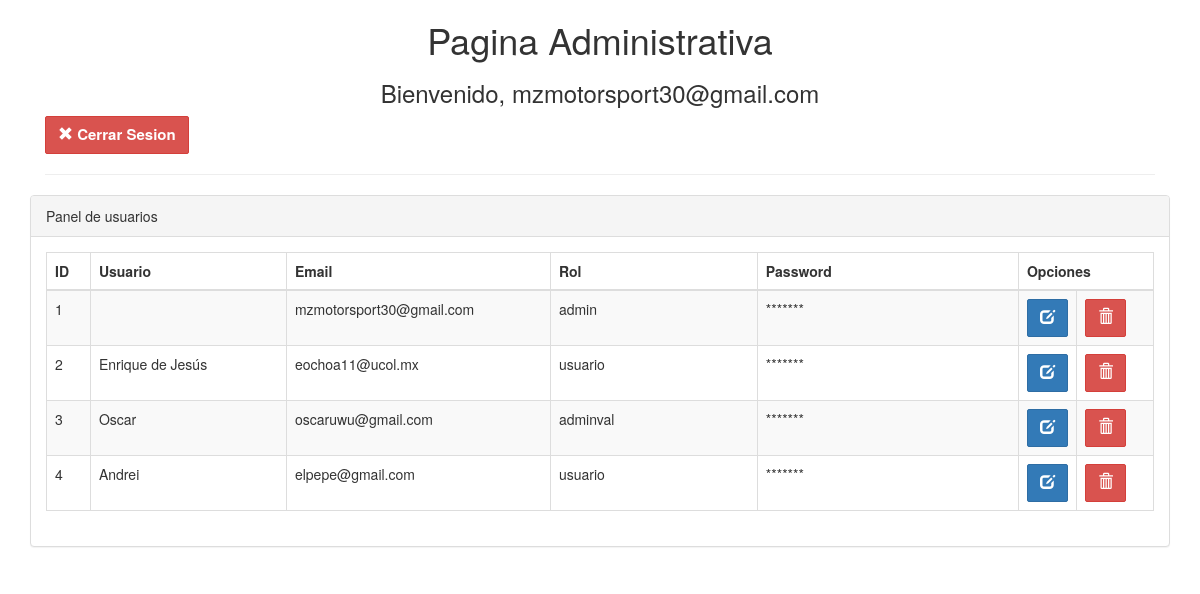
Page /admin/admin_portada.php (signed in) on the committed database.
### tables this page shows
CREATE TABLE `usuarios` (
  `id` int(11) NOT NULL,
  `username` varchar(40) NOT NULL,
  `nombre` varchar(50) NOT NULL,
  `apellidos` varchar(50) NOT NULL,
  `email` varchar(40) NOT NULL,
  `contacto` varchar(15) NOT NULL,
  `pwd` varchar(150) NOT NULL,
  `role` varchar(15) NOT NULL
);

### admin/admin_portada.php (the view, shortened to what this page needs)
<!DOCTYPE html>
<html>
<head>
<link rel="stylesheet" href="../bootstrap/css/bootstrap.min.css">
</head>
	<body>
	<div class="wrapper">
	<div class="container">
		<div class="col-lg-12">
			<center>
				<h1>Pagina Administrativa</h1>
				<h3>
				<?php
				if(isset($_SESSION['admin_login']))
				{
				?>
					Bienvenido,
				<?php
						echo $_SESSION['admin_login'];
				}
				?>
				</h3>
			</center>
			<a href="../cerrar_sesion.php"><button class="btn btn-danger text-left"><span class="glyphicon glyphicon-remove" aria-hidden="true"></span> Cerrar Sesion</button></a>
            <hr>
		</div>
		<br><br><br>
		<div class="row">
                <div class="col-lg-12">
                    <div class="panel panel-default">
                        <div class="panel-heading">
                            Panel de usuarios
                        </div>
                        <div class="panel-body">
                            <div class="table-responsive">
                                <table class="table table-striped table-bordered table-hover">
                                    <thead>
                                        <tr>
                                            <th width="4%">ID</th>
                                            <th width="18%">Usuario</th>
                                            <th width="24%">Email</th>
                                            <th width="19%">Rol</th>
                                            <th width="24%">Password</th>
											<th colspan="2">Opciones</th>
                                        </tr>
                                    </thead>
                                    <tbody>
									<?php
									require_once '../DBconect.php';
									$select_stmt=$db->prepare("SELECT id,nombre,email,role FROM usuarios");
									$select_stmt->execute();
									while($row=$select_stmt->fetch(PDO::FETCH_ASSOC))
									{
									?>
                                        <tr>
                                            <td><?php echo $row["id"]; ?></td>
                                            <td><?php echo $row["nombre"]; ?></td>
                                            <td><?php echo $row["email"]; ?></td>
                                            <td><?php echo $row["role"]; ?></td>
                                            <td>*******</td>
											<td width="4%"><button class="btn btn-primary"><span class="glyphicon glyphicon-edit" aria-hidden="true"></span></button></td>
											<td width="7%"><button class="btn btn-danger"><span class="glyphicon glyphicon-trash" aria-hidden="true"></span></button></td>
                                        </tr>
									<?php
									}
									?>
                                    </tbody>
                                </table>
                            </div>
                        </div>
                    </div>
                </div>
	</div>
	</div>
	</body>
</html>

### admin/admin_portada.php (style rules this page uses)
.form-control, .btn { min-height: 38px; border-radius: 2px; }
.btn { font-size: 15px; font-weight: bold; }

### rows in the picture
usuarios: id "1", email "mzmotorsport30@gmail.com", role "admin"
usuarios: id "2", nombre "Enrique de Jesús", email "eochoa11@ucol.mx", role "usuario"
usuarios: id "3", nombre "Oscar", email "oscaruwu@gmail.com", role "adminval"
usuarios: id "4", nombre "Andrei", email "elpepe@gmail.com", role "usuario"

### other values in the picture
$_SESSION['admin_login'] "mzmotorsport30@gmail.com"
